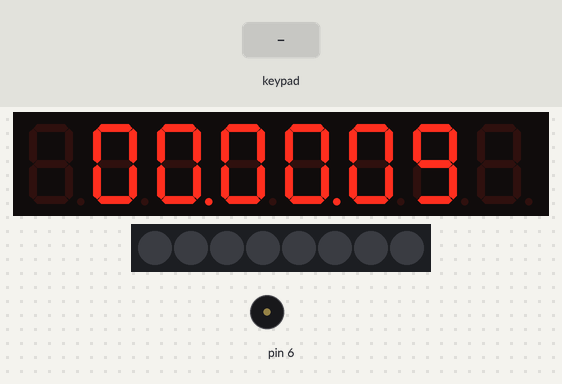
The sketch below on a simulated Arduino Uno, built with avr-gcc and run on an emulated ATmega328P. Shown: 8-digit seven-segment display, 8 RGB LEDs in strip order, left to right, buzzer (waves = sounding). The test bench sets the inputs (shaded band).

Above: at 1.2 s.
1.3 s: key '1' pressed
At 2.87 s:
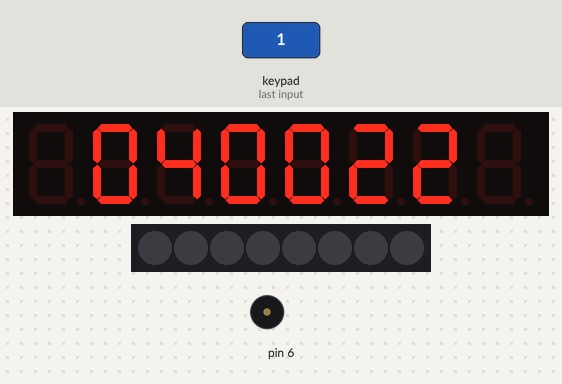
2.9 s: keypad keys 1 2 pressed 0.4 s apart
At 3.56 s:
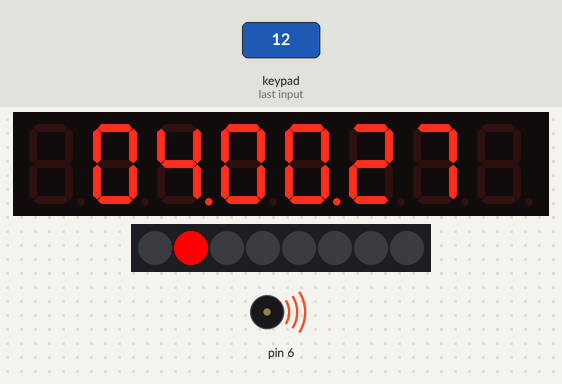
5.2 s: key '2' pressed
At 5.43 s:
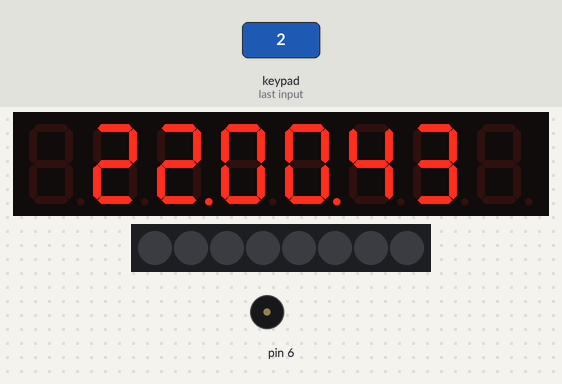
6.8 s: keypad keys 2 5 pressed 0.4 s apart
At 7.22 s:
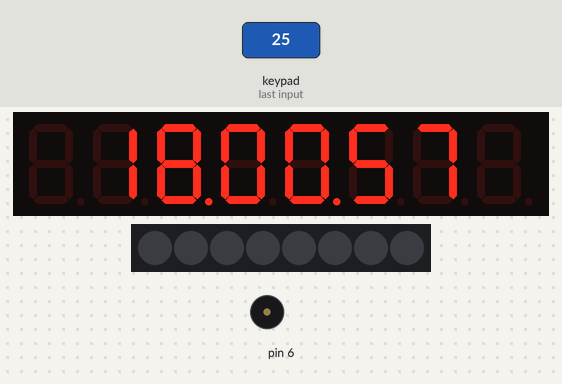
Timing chart, 0 to 9.8 s (numbered marks = the images above; inputs shaded):
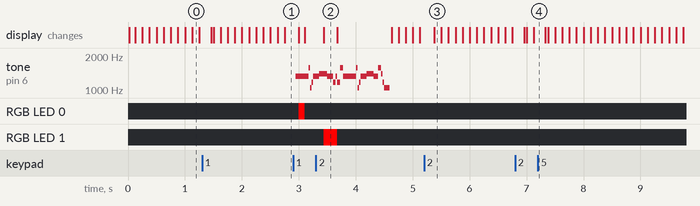

Measured:
- after the input at 2.9 s, tone on pin 6: plays 1319 Hz for 0.23 s, 1568 Hz for 0.03 s, 1047 Hz for 0.03 s, 1175 Hz for 0.03 s, 1319 Hz for 0.10 s, 1397 Hz for 0.14 s … (22 notes in this stretch), starting at once; the display: first changes after 0.10 s (image 2 shows a later state)

The sketch:

clock_tm1638_atmega328p_minimal.ino
```cpp
#include <TM1638.h>
#include "pitches.h"
//#include <avr/sleep.h>

TM1638 tm (8, 7, 4, true, 0);
//TONES SEQUENCE FOR ALARM
int melody[] = {
    //jingle bells
  NOTE_E6, NOTE_E6, NOTE_E6,NOTE_E6, NOTE_E6, NOTE_E6, NOTE_E6, NOTE_G6, NOTE_C6,NOTE_D6, NOTE_E6,
  NOTE_F6, NOTE_F6, NOTE_F6,NOTE_F6, NOTE_F6, NOTE_E6,NOTE_E6, NOTE_E6,NOTE_E6, NOTE_D6, NOTE_D6,NOTE_E6, NOTE_D6, NOTE_G6,
  NOTE_E6, NOTE_E6, NOTE_E6,NOTE_E6, NOTE_E6, NOTE_E6, NOTE_E6, NOTE_G6, NOTE_C6,NOTE_D6, NOTE_E6,
  NOTE_F6, NOTE_F6, NOTE_F6,NOTE_F6, NOTE_F6, NOTE_E6,NOTE_E6, NOTE_E6,NOTE_G6, NOTE_G6, NOTE_F6,NOTE_D6, NOTE_C6
  };
  //TONES DURATION FOR ALARM
float noteDurations[] = {
  2,2,1,2,2,1,2,2,2,2,0.5,
  2,2,2,2,2,2,2,2,2,2,2,2,1,1,
  2,2,1,2,2,1,2,2,2,2,0.5,
  2,2,2,2,2,2,2,2,2,2,2,2,0.5
};

unsigned long waitcheckTime=0;
unsigned long waitcheckButtons=0;

unsigned long intervalcheckTime=125;
unsigned long intervalcheckButtons=20;

unsigned long gapSecond=0;
  unsigned long alarmTime=21600;
  unsigned long totalSecond;
  unsigned long millisLedOn = millis();
  unsigned long millisLedOff = millis();
boolean dots=0;

boolean moduleOff=0;

void setup(){
  waitcheckTime = intervalcheckTime;
  waitcheckButtons = intervalcheckButtons;
}
void loop(){
  checkTime();
  checkButtons();
    if(totalSecond >= alarmTime && totalSecond <= (alarmTime + 30)){
      for (int thisNote = 0; thisNote < 49; thisNote++) {
    int noteDuration = 50 / noteDurations[thisNote];
    tone(6, melody[thisNote], noteDuration);
    // to distinguish the notes, set a minimum time between them.
    int pauseBetweenNotes = noteDuration * 1;
    delay(pauseBetweenNotes);
    // stop the tone playing:
    noTone(6);
    checkButtons();
      }
    }
}

void checkTime(){
  if (millis() >= waitcheckTime) {
    dots = !dots;
    drawToModule();
    waitcheckTime += intervalcheckTime;
  }
}

void checkButtons(){
  if (millis() >= waitcheckButtons) {
    tm.setLEDs(0);
    byte buttons=tm.getButtons();
    if(buttons>0){
      for (byte i=0;i<8;i++){
        if ((buttons & 1<<i) != 0) {
          buttonEvent(i);
          waitcheckButtons +=intervalcheckButtons;
          drawToModule();
        }
      }
    }
    waitcheckButtons +=intervalcheckButtons;
  }
}

void drawToModule(){
  if (!moduleOff){
    unsigned long elapSecond = round(millis() / 125);
    totalSecond = gapSecond + elapSecond;
    byte pos = 1;
    tm.setDisplayToString(formatTime(totalSecond),(dots * 80),pos);
 }
}
void buttonEvent(byte inp){
    byte pos = 1;
  tm.setLED((inp % 1 ) + 1,inp);
  switch (inp) {
case 0:
    if (hour(gapSecond) != 23)    {
      gapSecond += 3600    ;
    }
    else      {
      gapSecond -= 82800;
    }
    break;
  case 1:
    if (hour(gapSecond) != 0){
      gapSecond -= 3600;
    }
    else{
      gapSecond += 82800;
    }
    break;
  case 2:
    if (minute(gapSecond) != 59){
      gapSecond += 60;
    }
    else{
      gapSecond -= 3540;
    }
    break;
  case 3:
    if (minute(gapSecond) != 0){
      gapSecond -= 60;
    }
    else{
      gapSecond += 3540;
    }
    break;
  case 4:
    if (minute(gapSecond) != 59){
      alarmTime += 60;
    }
    else{
      alarmTime -= 3540;
    }
    tm.clearDisplay();
    tm.setDisplayToString(formatTime(alarmTime),(dots * 80),pos);
    break;
    case 5:     if (minute(alarmTime) != 0){
      alarmTime -= 60;
    }
    else{
      alarmTime += 3540;
    }
    tm.clearDisplay();
    tm.setDisplayToString(formatTime(alarmTime),(dots * 80),pos);
  break;
  case 6:
      if(totalSecond >= alarmTime && totalSecond <= (alarmTime + 30)){
      alarmTime = alarmTime - 30;
      noTone(6);
      }
  break;
  case 7:
   moduleOff = !moduleOff;
   if(moduleOff){
    tm.clearDisplay();
    tm.setDisplayToString(formatTime(alarmTime),(dots * 80),pos);
    }
    break;
  }
}

String formatTime(unsigned long inp){
  return hourStr(inp) + minuteStr(inp) + secondStr(inp);
}

String formatNumber(String inp){
  if (inp.length()==1) {
    return "0" + inp;
  }
  else{
    return inp;
  }
}

String hourStr(unsigned long inp){
  return  formatNumber(String(hour(inp)));
}

String minuteStr(unsigned long inp){
  return  formatNumber(String(minute(inp)));
}

String secondStr(unsigned long inp){
  return  formatNumber(String(second(inp)));
}

byte hour(unsigned long inp){
  return  byte((inp/3600) % 24);
}

byte minute(unsigned long inp){
  return  byte((inp/60) % 60);
}

byte second(unsigned long inp){
  return  byte(inp % 60);
}
```
